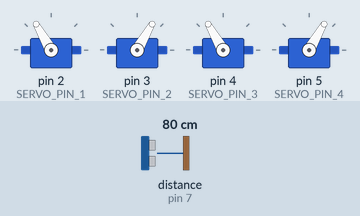
Simulated run of this sketch. Board: Arduino Uno, built with avr-gcc and run on an emulated ATmega328P. Shown: 4 × servo. Wiring (inferred from the names in the program): ultrasonic range finder: trigger pin 6; echo pin 7. Inputs (shaded band) come from the test bench; at power-on: distance to the obstacle (sensor on pin 7) 80 cm. The echo pulse lasts 58.3 µs per cm.

Above: at 4.8 s.
4.9 s: distance to the obstacle (sensor on pin 7) set to 14 cm
9.9 s: distance to the obstacle (sensor on pin 7) set to 10 cm
At 12.2 s:
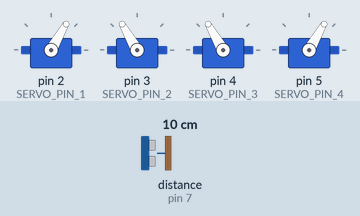
14.9 s: distance to the obstacle (sensor on pin 7) set to 18 cm
At 16.8 s:
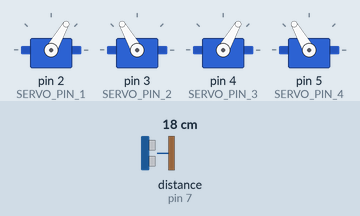
21.5 s: distance to the obstacle (sensor on pin 7) set to 2 cm
At 23.3 s:
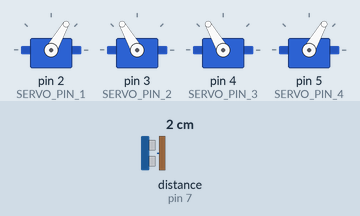
Timing chart, 0 to 24.8 s (numbered marks = the images above; inputs shaded):
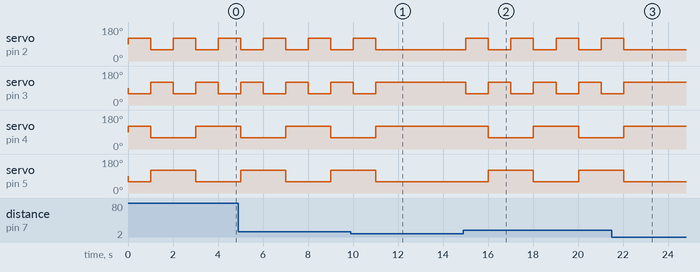

Measured:
- the behaviour switches between 12 and 11 cm on distance to the obstacle (sensor on pin 7) (found by bisection; images 0 and 1)
- after the input at 9.9 s, servo on pin 2 (SERVO_PIN_1), servo on pin 5 (SERVO_PIN_4): goes on until 11.0 s, then stays 60°; servo on pin 3 (SERVO_PIN_2), servo on pin 4 (SERVO_PIN_3): goes on until 11.0 s, then stays 120°
- after the input at 14.9 s, servo on pin 2 (SERVO_PIN_1), servo on pin 3 (SERVO_PIN_2): alternates 120° for 1.0 s and 60° for 1.0 s, starting after 0.12 s; servo on pin 4 (SERVO_PIN_3): 120° → 60° after 1.1 s, → 120° 2.0 s later, → 60° 2.0 s later; servo on pin 5 (SERVO_PIN_4): 60° → 120° after 1.1 s, → 60° 2.0 s later, → 120° 2.0 s later
- after the input at 21.5 s, servo on pin 2 (SERVO_PIN_1), servo on pin 5 (SERVO_PIN_4): goes on until 22.0 s, then stays 60°; servo on pin 3 (SERVO_PIN_2), servo on pin 4 (SERVO_PIN_3): goes on until 22.0 s, then stays 120°
- by itself, servo on pin 2 (SERVO_PIN_1), servo on pin 3 (SERVO_PIN_2): alternates 120° for 1.0 s and 60° for 1.0 s

The sketch:

dancingrobot.ino
```cpp
#include <Servo.h>

// Define the servo pin numbers
#define SERVO_PIN_1 2
#define SERVO_PIN_2 3
#define SERVO_PIN_3 4
#define SERVO_PIN_4 5

// Define the ultrasonic sensor pin numbers
#define TRIGGER_PIN 6
#define ECHO_PIN 7

// Define the initial angles for each servo
int servoAngle1 = 90;
int servoAngle2 = 90;
int servoAngle3 = 90;
int servoAngle4 = 90;

// Create servo objects
Servo servo1;
Servo servo2;
Servo servo3;
Servo servo4;

// Variables for obstacle avoidance
long duration;
int distance;

void setup() {
  // Attach the servo objects to the corresponding pins
  servo1.attach(SERVO_PIN_1);
  servo2.attach(SERVO_PIN_2);
  servo3.attach(SERVO_PIN_3);
  servo4.attach(SERVO_PIN_4);

  // Initialize the servos to their initial positions
  servo1.write(servoAngle1);
  servo2.write(servoAngle2);
  servo3.write(servoAngle3);
  servo4.write(servoAngle4);

  // Initialize the ultrasonic sensor pins
  pinMode(TRIGGER_PIN, OUTPUT);
  pinMode(ECHO_PIN, INPUT);
}

void loop() {
  // Check for obstacles
  if (detectObstacle()) {
    // If an obstacle is detected, stop and turn away
    stopRobot();
    delay(500);
    turnAway();
    delay(1000);
  } else {
    // If no obstacle is detected, perform a dance routine
    danceRoutine();
  }
}

bool detectObstacle() {
  // Send ultrasonic pulse
  digitalWrite(TRIGGER_PIN, LOW);
  delayMicroseconds(2);
  digitalWrite(TRIGGER_PIN, HIGH);
  delayMicroseconds(10);
  digitalWrite(TRIGGER_PIN, LOW);

  // Measure the pulse duration
  duration = pulseIn(ECHO_PIN, HIGH);

  // Calculate the distance based on the speed of sound
  distance = duration * 0.034 / 2;

  // Check if an obstacle is within a certain range
  if (distance <= 10) {
    return true;  // Obstacle detected
  } else {
    return false; // No obstacle detected
  }
}

void stopRobot() {
  // Stop the robot by setting all servos to the initial position
  servo1.write(servoAngle1);
  servo2.write(servoAngle2);
  servo3.write(servoAngle3);
  servo4.write(servoAngle4);
}

void turnAway() {
  // Turn the robot away from the obstacle
  servoAngle1 = 60;
  servoAngle2 = 120;
  servoAngle3 = 120;
  servoAngle4 = 60;

  // Apply the new servo angles
  servo1.write(servoAngle1);
  servo2.write(servoAngle2);
  servo3.write(servoAngle3);
  servo4.write(servoAngle4);
}

void danceRoutine() {
  // Perform a dance routine by sequentially changing the angles of each servo

  // Dance move 1
  servoAngle1 = 120;
  servoAngle2 = 60;
  servoAngle3 = 120;
  servoAngle4 = 60;
  applyServoAngles();
  delay(1000);

  // Dance move 2
  servoAngle1 = 60;
  servoAngle2 = 120;
  servoAngle3 = 60;
  servoAngle4 = 120;
  applyServoAngles();
  delay(1000);

  // Dance move 3
  servoAngle1 = 120;
  servoAngle2 = 60;
  servoAngle3 = 60;
  servoAngle4 = 120;
  applyServoAngles();
  delay(1000);

  // Dance move 4
  servoAngle1 = 60;
  servoAngle2 = 120;
  servoAngle3 = 120;
  servoAngle4 = 60;
  applyServoAngles();
  delay(1000);
}

void applyServoAngles() {
  // Apply the new servo angles
  servo1.write(servoAngle1);
  servo2.write(servoAngle2);
  servo3.write(servoAngle3);
  servo4.write(servoAngle4);
}
```
